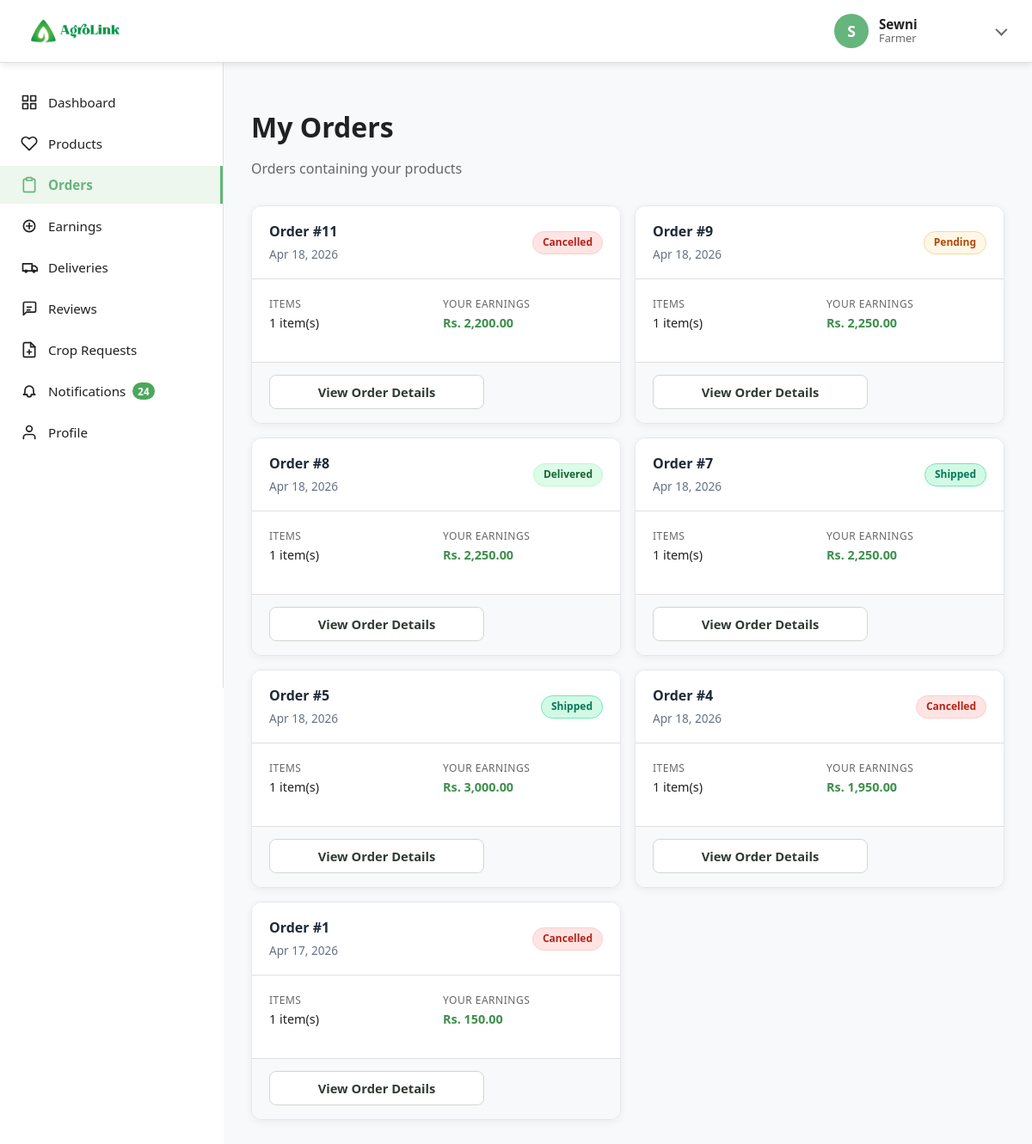
Page /farmerorders (signed in) on the committed database.
### tables this page shows
CREATE TABLE `orders` (
  `id` int(11) NOT NULL,
  `buyer_id` int(11) NOT NULL,
  `total_amount` decimal(10,2) NOT NULL COMMENT 'Product total before shipping',
  `shipping_cost` decimal(10,2) NOT NULL DEFAULT 0.00,
  `order_total` decimal(10,2) NOT NULL COMMENT 'Total including shipping',
  `payment_status` enum('pending','paid','failed') NOT NULL DEFAULT 'pending',
  `total_weight_kg` decimal(10,2) NOT NULL DEFAULT 0.00 COMMENT 'Total weight of all items in kg',
  `delivery_address` text NOT NULL,
  `delivery_city` varchar(100) NOT NULL,
  `delivery_district_id` int(11) DEFAULT NULL,
  `delivery_town_id` int(11) DEFAULT NULL,
  `delivery_phone` varchar(20) NOT NULL,
  `status` enum('pending_payment','pending','confirmed','processing','shipped','delivered','cancelled') DEFAULT 'pending_payment',
  `created_at` timestamp NOT NULL DEFAULT current_timestamp(),
  `updated_at` timestamp NOT NULL DEFAULT current_timestamp() ON UPDATE current_timestamp()
);

### app/controllers/farmer/FarmerOrdersController.php (called while the page is built, shortened)
<?php
class FarmerOrdersController
{
    protected $farmerModel;
    public function __construct()
    {
        $this->farmerModel = new FarmerModel();
    }
    public function index()
    {
        $userId = authUserId();
        $orders = $this->farmerModel->getFarmerOrders($userId);
        $data = [
            'pageTitle' => 'Orders',
            'activePage' => 'orders',
            'pageStyles' => ['orders.css'],
            'orders' => $orders,
            'contentView' => '../app/views/farmer/farmerOrders.view.php',
            'pageScript' => 'farmerOrders.js'
        ];
        $this->view('farmer/farmerSidebar', $data);
    }
}

### app/core/app.php (called while the page is built, shortened)
<?php
class App
{
    private $method = 'index';
    private function splitURL()
    {
        $URL = $_GET['url'] ?? 'home';
        $URL = explode("/", trim($URL, "/"));
        return ($URL);
    }
    public function loadController()
    {
        $URL = $this->splitURL();
        $filename = "../app/controllers/" . ucfirst($URL[0]) . "Controller.php";
        if (file_exists($filename)) {
            require $filename;
            $this->controller = ucfirst($URL[0]) . 'Controller';
            unset($URL[0]);
        } else {
            $roles = ['admin', 'buyer', 'farmer', 'transporter'];
            foreach ($roles as $role) {
                $baseName = ucfirst($URL[0]);
                $roleController = "../app/controllers/{$role}/" . $baseName . "Controller.php";
                $actualFile = null;
                if (file_exists($roleController)) {
                    $actualFile = $roleController;
                }
                if ($actualFile && file_exists($actualFile)) {
                    unset($URL[0]);
                    break;
                }
            }
        }
        $controller = new $this->controller;
        call_user_func_array([$controller, $this->method], $URL);
    }
}

### public/index.php (called while the page is built, shortened)
<?php
$app = new App;
$app->loadController();

### app/models/farmer/FarmerNotificationsModel.php (called while the page is built, shortened)
<?php
class FarmerNotificationsModel
{
    private $store;
    private $settingsStore;
    public function __construct()
    {
        $this->store = new NotificationsModel();
        $this->settingsStore = new NotificationSettingsModel();
    }
    public function getDefaultSettings()
    {
        return [
            'orders' => true,
            'crop_requests' => true,
            'deliveries' => true,
            'reviews' => true,
            'system' => true,
            'email_notifications' => true,
        ];
    }
    public function getSettings($farmerId)
    {
        return $this->settingsStore->getSettings((int)$farmerId, $this->getDefaultSettings());
    }
    private function getManagedTypes()
    {
        return [
            'orders',
            'crop_requests',
            'deliveries',
            'reviews',
            'system',
        ];
    }
    public function getUnreadCount($farmerId)
    {
        $farmerId = (int)$farmerId;
        $this->store->syncNotifications($farmerId, $this->buildAllNotifications($farmerId), $this->getManagedTypes());
        $settings = $this->getSettings($farmerId);
        $allowedTypes = $this->getEnabledTypes($settings);
        return $this->store->getUnreadCount($farmerId, $allowedTypes);
    }
    private function getEnabledTypes(array $settings)
    {
        $types = [];
        foreach ($settings as $key => $enabled) {
            if ($key === 'email_notifications') {
                continue;
            }
            if (!empty($enabled)) {
                $types[] = $key;
            }
        }
        return $types;
    }
    private function asArray($rows)
    {
        return is_array($rows) ? $rows : [];
    }
    private function resolveTime(array $candidates)
    {
        foreach ($candidates as $candidate) {
            if (!empty($candidate) && strtotime((string)$candidate)) {
                return date('Y-m-d H:i:s', strtotime((string)$candidate));
            }
        }
        return date('Y-m-d H:i:s');
    }
    private function formatStatusText($status)
    {
        $status = strtolower(trim((string)$status));
        return ucwords(str_replace('_', ' ', $status));
    }
    private function buildAllNotifications($farmerId)
    {
        $items = [];
        $items = array_merge($items, $this->getOrderNotifications($farmerId));
        $items = array_merge($items, $this->getCropRequestNotifications());
        $items = array_merge($items, $this->getDeliveryNotifications($farmerId));
        $items = array_merge($items, $this->getReviewNotifications($farmerId));
        $items = array_merge($items, $this->getSystemNotifications());
        return $items;
    }
    private function getOrderNotifications($farmerId)
    {
        $farmerModel = new FarmerModel();
        $orders = $this->asArray($farmerModel->getFarmerOrders($farmerId));
        $notifications = [];
        foreach (array_slice($orders, 0, 20) as $order) {
            $orderId = (int)($order->id ?? 0);
            $status = strtolower((string)($order->status ?? 'pending'));
            $statusText = $this->formatStatusText($status);
            $title = in_array($status, ['pending', 'pending_payment'], true)
                ? 'New Order Received'
                : 'Order Status Updated';
            $amount = number_format((float)($order->my_order_total ?? 0), 2);
            $notifications[] = [
                'id' => 'farmer_order_' . $orderId . '_' . $status,
                'category' => 'orders',
                'icon' => 'orders',
                'title' => $title,
                'message' => 'Order #' . $orderId . ' | ' . $statusText . ' | Your earning: Rs. ' . $amount,
                'related_id' => $orderId,
                'created_at' => $this->resolveTime([
                    $order->updated_at ?? null,
                    $order->created_at ?? null,
                ]),
                'link' => 'farmerorders',
            ];
        }
        return $notifications;
    }
    private function getCropRequestNotifications()
    {
        $notifications = [];
        return $notifications;
    }
    private function getDeliveryNotifications($farmerId)
    {
        $farmerModel = new FarmerModel();
        $deliveries = $this->asArray($farmerModel->getFarmerDeliveryRequests($farmerId));
        $notifications = [];
        foreach (array_slice($deliveries, 0, 20) as $delivery) {
            $deliveryId = (int)($delivery->id ?? 0);
            $orderId = (int)($delivery->order_id ?? 0);
            $status = strtolower((string)($delivery->status ?? 'pending'));
            $statusText = $this->formatStatusText($status);
            $title = $status === 'accepted' ? 'Delivery Accepted' : 'Delivery Update';
            $notifications[] = [
                'id' => 'farmer_delivery_' . $deliveryId . '_' . $status,
                'category' => 'deliveries',
                'icon' => 'deliveries',
                'title' => $title,
                'message' => 'Delivery #' . $deliveryId . ' for Order #' . $orderId . ' | ' . $statusText,
                'related_id' => $deliveryId > 0 ? $deliveryId : $orderId,
                'created_at' => $this->resolveTime([
                    $delivery->updated_at ?? null,
                    $delivery->created_at ?? null,
                ]),
                'link' => 'farmerdeliveries',
            ];
        }
        return $notifications;
    }
    private function getReviewNotifications($farmerId)
    {
        $reviewModel = new ReviewModel();
        $reviews = $this->asArray($reviewModel->getReviewsByFarmer($farmerId));
        $notifications = [];
        foreach (array_slice($reviews, 0, 20) as $review) {
            $reviewId = (int)($review->id ?? 0);
            $rating = (int)($review->rating ?? 0);
            $buyer = (string)($review->buyer_name ?? 'Buyer');
            $product = ucfirst((string)($review->product_name ?? 'Product'));
            $notifications[] = [
                'id' => 'farmer_review_' . $reviewId,
                'category' => 'reviews',
                'icon' => 'reviews',
                'title' => 'New Review Received',
                'message' => $buyer . ' gave ' . $rating . '-star review for ' . $product,
                'related_id' => $reviewId,
                'created_at' => $this->resolveTime([
                    $review->created_at ?? null,
                ]),
                'link' => 'farmerreviews',
            ];
        }
        return $notifications;
    }
    private function getSystemNotifications()
    {
        return [
            [
                'id' => 'farmer_system_profile',
                'category' => 'system',
                'icon' => 'system',
                'title' => 'Keep Profile Updated',
                'message' => 'Ensure profile and payout details are up to date to avoid payout delays.',
                'created_at' => date('Y-m-d H:i:s', strtotime('-1 day')),
                'link' => 'farmerprofile',
            ],
            [
                'id' => 'farmer_system_shipping',
                'category' => 'system',
                'icon' => 'system',
                'title' => 'System Update',
                'message' => 'Delivery status and earnings views were improved for better tracking.',
                'created_at' => date('Y-m-d H:i:s', strtotime('-3 days')),
                'link' => 'farmerdashboard',
            ],
        ];
    }
}

### app/core/Database.php (called while the page is built, shortened)
<?php
trait Database
{
    private function connect()
    {
        if (isset($GLOBALS['__AGROLINK_DB_CONNECTION']) && $GLOBALS['__AGROLINK_DB_CONNECTION'] instanceof PDO) {
            return $GLOBALS['__AGROLINK_DB_CONNECTION'];
        }
        $host = (string)DBHOST;
        $string = "mysql:host=" . $host . ";dbname=" . DBNAME . ";charset=utf8mb4";
        try {
            $con = new PDO($string, DBUSER, DBPASS);
        } catch (PDOException $e) {
            if ($host === 'localhost') {
                $fallback = "mysql:host=127.0.0.1;dbname=" . DBNAME . ";charset=utf8mb4";
                $con = new PDO($fallback, DBUSER, DBPASS);
            } else {
                throw $e;
            }
        }
        $con->setAttribute(PDO::ATTR_ERRMODE, PDO::ERRMODE_EXCEPTION);
        $con->setAttribute(PDO::ATTR_DEFAULT_FETCH_MODE, PDO::FETCH_OBJ);
        return $con;
    }
    public function query($query, $data = [])
    {
        try {
            $con = $this->connect();
            $stm = $con->prepare($query);
            $check = $stm->execute($data);
            if ($check) {
                $result = $stm->fetchAll(PDO::FETCH_OBJ);
                if (is_array($result) && count($result)) {
                    return $result;
                }
            }
        } catch (PDOException $e) {
            error_log("Query Error: " . $e->getMessage());
        }
        return false;
    }
}

### app/models/farmer/FarmerModel.php (called while the page is built, shortened)
<?php
class FarmerModel
{
    public function getFarmerOrders($farmerId)
    {
        $sql = "SELECT DISTINCT o.*,
                u.name as buyer_name,
                u.email as buyer_email,
                d.district_name,
                (SELECT COUNT(*) FROM order_items WHERE order_id = o.id AND farmer_id = :farmer_id) as my_items_count,
                (SELECT SUM(product_price * quantity) FROM order_items WHERE order_id = o.id AND farmer_id = :farmer_id) as my_order_total
                FROM orders o
                INNER JOIN order_items oi ON o.id = oi.order_id
                LEFT JOIN users u ON o.buyer_id = u.id
                LEFT JOIN districts d ON o.delivery_district_id = d.id
                WHERE oi.farmer_id = :farmer_id
                ORDER BY o.created_at DESC";
        $result = $this->query($sql, ['farmer_id' => $farmerId]);
        return is_array($result) ? $result : [];
    }
}

### app/views/farmer/farmerOrders.view.php (the view, shortened to what this page needs)
<div class="content-section farmer-orders-modern">
    <div class="content-header">
        <h1 class="content-title">My Orders</h1>
        <p class="content-subtitle">Orders containing your products</p>
    </div>
    <?php if (empty($orders)): ?>
        <div class="empty-state farmer-orders-empty">
            <div class="farmer-orders-empty-icon">📦</div>
            <h3>No Orders Yet</h3>
            <p>You don't have any orders containing your products yet.</p>
        </div>
    <?php else: ?>
        <div class="orders-grid">
            <?php foreach ($orders as $order): ?>
                <div class="order-card" data-order-id="<?= htmlspecialchars($order->id) ?>">
                    <div class="order-header">
                        <div class="order-title-block">
                            <h3 class="order-title">Order #<?= htmlspecialchars($order->id) ?></h3>
                            <span class="order-date"><?= date('M d, Y', strtotime($order->created_at)) ?></span>
                        </div>
                        <span class="order-status status-<?= htmlspecialchars($order->status) ?>">
                            <?= ucfirst(str_replace('_', ' ', htmlspecialchars($order->status))) ?>
                        </span>
                    </div>
                    <div class="order-body">
                        <div class="order-info-grid">
                            <div class="info-item">
                                <span class="info-label">Items</span>
                                <span class="info-value"><?= htmlspecialchars($order->my_items_count) ?> item(s)</span>
                            </div>
                            <div class="info-item">
                                <span class="info-label">Your Earnings</span>
                                <span class="info-value order-earnings-value">Rs. <?= number_format($order->my_order_total, 2) ?></span>
                            </div>
                        </div>
                    </div>
                    <div class="order-footer">
                        <button class="btn btn-secondary btn-view-details" data-order-id="<?= htmlspecialchars($order->id) ?>" onclick="FarmerOrders.viewOrderDetails(<?= (int)$order->id ?>, this)">
                            View Order Details
                        </button>
                    </div>
                </div>
            <?php endforeach; ?>
        </div>
    <?php endif; ?>
</div>

### rows in the picture
orders: id "11", created_at "Apr 18, 2026", status "Cancelled", my_items_count "1", my_order_total "2,200.00"
orders: id "9", created_at "Apr 18, 2026", status "Pending", my_items_count "1", my_order_total "2,250.00"
orders: id "8", created_at "Apr 18, 2026", status "Delivered", my_items_count "1", my_order_total "2,250.00"
orders: id "7", created_at "Apr 18, 2026", status "Shipped", my_items_count "1", my_order_total "2,250.00"
orders: id "5", created_at "Apr 18, 2026", status "Shipped", my_items_count "1", my_order_total "3,000.00"
orders: id "4", created_at "Apr 18, 2026", status "Cancelled", my_items_count "1", my_order_total "1,950.00"
orders: id "1", created_at "Apr 17, 2026", status "Cancelled", my_items_count "1", my_order_total "150.00"

### other values in the picture
$userRole !== '' ? $userRole : 'User' "Farmer"
$notificationUnreadCount "24"
